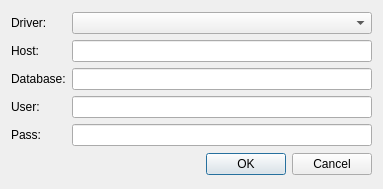
<?xml version="1.0" encoding="UTF-8"?>
<ui version="4.0">
 <class>OpenDatabaseDialog</class>
 <widget class="QDialog" name="OpenDatabaseDialog">
  <property name="geometry">
   <rect>
    <x>0</x>
    <y>0</y>
    <width>383</width>
    <height>189</height>
   </rect>
  </property>
  <property name="windowTitle">
   <string>Database settings</string>
  </property>
  <layout class="QVBoxLayout" name="verticalLayout">
   <item>
    <layout class="QGridLayout" name="gridLayout">
     <item row="4" column="0">
      <widget class="QLabel" name="label_5">
       <property name="text">
        <string>Pass:</string>
       </property>
      </widget>
     </item>
     <item row="1" column="0">
      <widget class="QLabel" name="label_2">
       <property name="text">
        <string>Host:</string>
       </property>
      </widget>
     </item>
     <item row="0" column="0">
      <widget class="QLabel" name="label">
       <property name="text">
        <string>Driver:</string>
       </property>
      </widget>
     </item>
     <item row="3" column="0">
      <widget class="QLabel" name="label_4">
       <property name="text">
        <string>User:</string>
       </property>
      </widget>
     </item>
     <item row="2" column="0">
      <widget class="QLabel" name="label_3">
       <property name="text">
        <string>Database:</string>
       </property>
      </widget>
     </item>
     <item row="2" column="1">
      <widget class="QLineEdit" name="database"/>
     </item>
     <item row="1" column="1">
      <widget class="QLineEdit" name="host"/>
     </item>
     <item row="0" column="1">
      <widget class="QComboBox" name="driver"/>
     </item>
     <item row="3" column="1">
      <widget class="QLineEdit" name="user"/>
     </item>
     <item row="4" column="1">
      <widget class="QLineEdit" name="pass"/>
     </item>
    </layout>
   </item>
   <item>
    <widget class="QDialogButtonBox" name="buttonBox">
     <property name="orientation">
      <enum>Qt::Horizontal</enum>
     </property>
     <property name="standardButtons">
      <set>QDialogButtonBox::Cancel|QDialogButtonBox::Ok</set>
     </property>
    </widget>
   </item>
  </layout>
 </widget>
 <tabstops>
  <tabstop>buttonBox</tabstop>
  <tabstop>driver</tabstop>
  <tabstop>host</tabstop>
  <tabstop>database</tabstop>
  <tabstop>user</tabstop>
  <tabstop>pass</tabstop>
 </tabstops>
 <resources/>
 <connections>
  <connection>
   <sender>buttonBox</sender>
   <signal>accepted()</signal>
   <receiver>OpenDatabaseDialog</receiver>
   <slot>accept()</slot>
   <hints>
    <hint type="sourcelabel">
     <x>248</x>
     <y>254</y>
    </hint>
    <hint type="destinationlabel">
     <x>157</x>
     <y>274</y>
    </hint>
   </hints>
  </connection>
  <connection>
   <sender>buttonBox</sender>
   <signal>rejected()</signal>
   <receiver>OpenDatabaseDialog</receiver>
   <slot>reject()</slot>
   <hints>
    <hint type="sourcelabel">
     <x>316</x>
     <y>260</y>
    </hint>
    <hint type="destinationlabel">
     <x>286</x>
     <y>274</y>
    </hint>
   </hints>
  </connection>
 </connections>
</ui>
